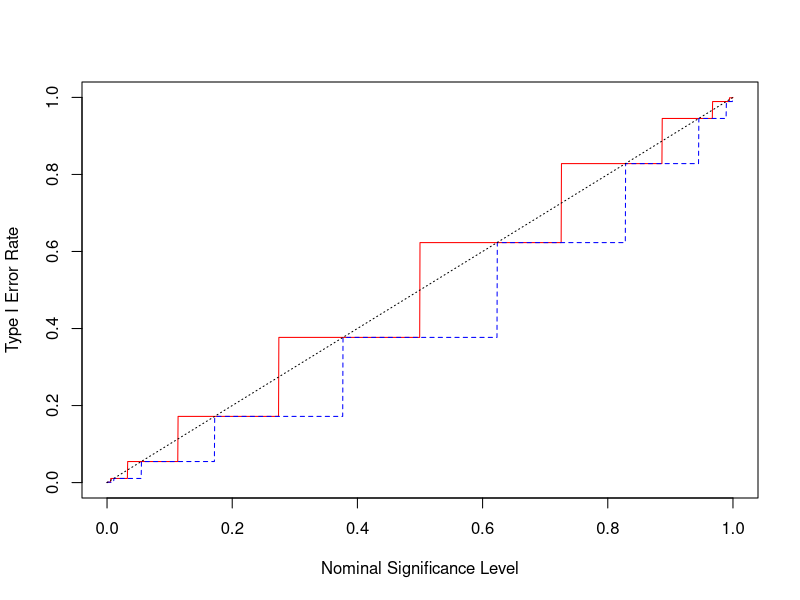
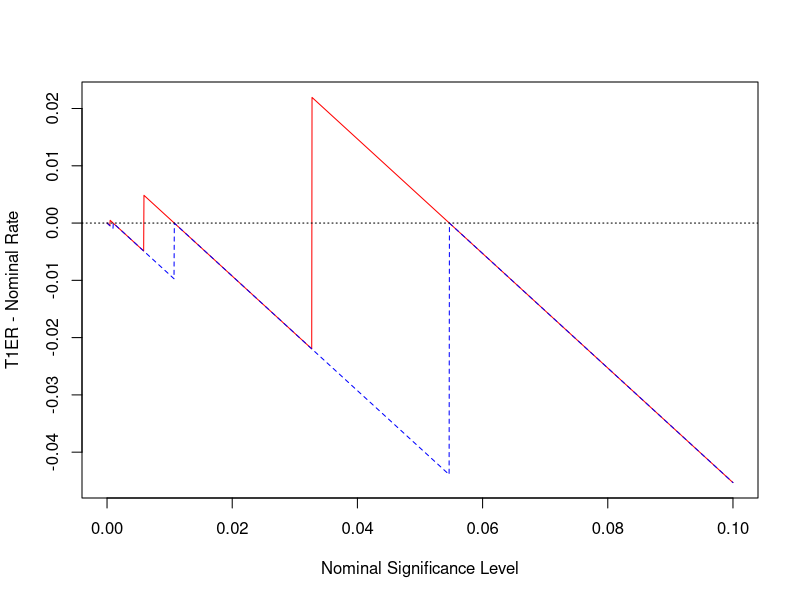

The R source for these figures, in order:
## ---- chunk 1

n <- 10
p0 <- 0.5

xs <- 0:n

Ps <- 1-pbinom(xs-1, n, p0)

data.frame(xs, Ps)
## ---- chunk 2

n <- 10
p0 <- 0.5

xs <- 0:n

Ps.mid <- (1 - pbinom(xs-1, n, p0)) - 0.5*dbinom(xs, n, p0)

data.frame(xs, Ps, Ps.mid)
## ---- chunk 3
sum(Ps*dbinom(xs, n, p0))
sum(Ps.mid*dbinom(xs, n, p0))
## ---- chunk 4
t1er.mid.p <- function(alpha){
  sum(dbinom(xs, n, p0)[Ps.mid <= alpha])
}

t1er.mid.p <- Vectorize(t1er.mid.p)

t1er.exact.p <- function(alpha){
  sum(dbinom(xs, n, p0)[Ps <= alpha])
}

t1er.exact.p <- Vectorize(t1er.exact.p)

curve(t1er.mid.p, from = 0, to = 1, n = 2001,
      xlab = 'Nominal Significance Level', ylab = 'Type I Error Rate', col = 'red')
curve(t1er.exact.p, col = 'blue', n = 2001, add = TRUE, lty = 2)
curve(punif, add = TRUE, lty = 3)
## ---- chunk 5
curve(t1er.mid.p(x) - x, from = 0, to = 0.1, n = 2001,
      xlab = 'Nominal Significance Level', ylab = 'T1ER - Nominal Rate', col = 'red')
curve(t1er.exact.p(x) - x, col = 'blue', n = 2001, add = TRUE, lty = 2)
abline(h = 0, lty = 3)
